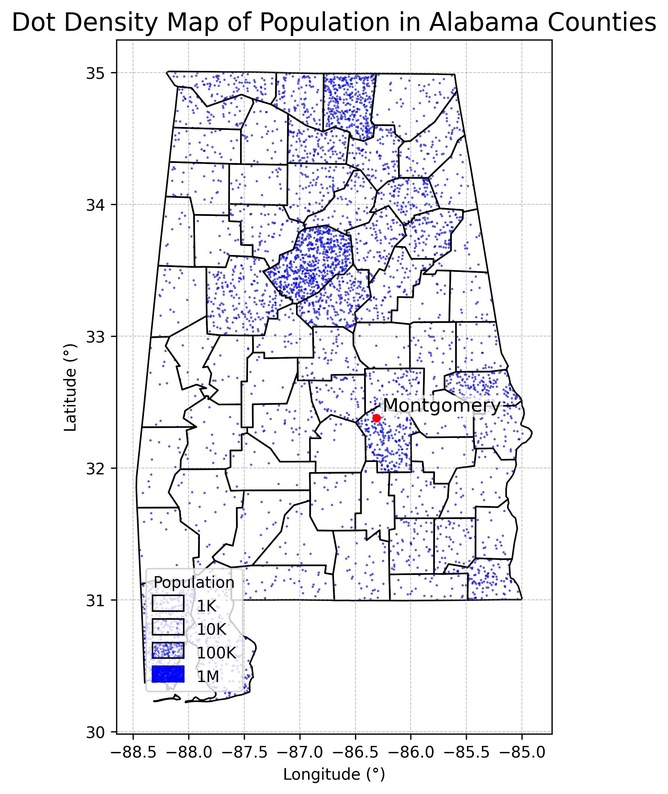
#> input picture image/Prompt 1.1/pop_batch_dot_01.jpeg, 668 x 794 px, shrunk from 1778 x 2114 before the run, found by its file name
$ jupyter execute --allow-errors 'Experiment_with_Gemini_Pro_API (revision).ipynb'   (shell and % lines are left out)
#> lines starting #> are read from the running program, lines starting #| are printed output that depends on the picture
The code below was revised from Google Vertex AI "Get started with Gemini (Python SDK)" Notebook.

----
Copyright 2024 Google LLC

Licensed under the Apache License, Version 2.0 (the "License");
you may not use this file except in compliance with the License.
You may obtain a copy of the License at

    https://www.apache.org/licenses/LICENSE-2.0

Unless required by applicable law or agreed to in writing, software
distributed under the License is distributed on an "AS IS" BASIS,
WITHOUT WARRANTIES OR CONDITIONS OF ANY KIND, either express or implied.
See the License for the specific language governing permissions and
limitations under the License.

### Install the Python SDK

The Python SDK for the Gemini API, is contained in the [`google-generativeai`](https://pypi.org/project/google-generativeai/) package. Install the dependency using pip:

### Import packages

Import the necessary packages.

[cell 1]
import pathlib
import textwrap

import google.generativeai as genai

from IPython.display import display
from IPython.display import Markdown


def to_markdown(text):
  text = text.replace('•', '  *')
  return Markdown(textwrap.indent(text, '> ', predicate=lambda _: True))

[cell 2]
# Used to securely store your API key
from google.colab import userdata

[cell 3]
# mount to Google Drive to save prompt outputs
from google.colab import drive
drive.mount('/content/drive')

### Setup your API key

Before you can use the Gemini API, you must first obtain an API key. If you don't already have one, create a key with one click in Google AI Studio.

<a class="button button-primary" href="https://makersuite.google.com/app/apikey" target="_blank" rel="noopener noreferrer">Get an API key</a>

[cell 4]
# Or use `os.getenv('GOOGLE_API_KEY')` to fetch an environment variable.
GOOGLE_API_KEY=userdata.get('GOOGLE_API_KEY')

genai.configure(api_key=GOOGLE_API_KEY)

## List models

Now you're ready to call the Gemini API. Use `list_models` to see the available Gemini models:

* `gemini-pro`: optimized for text-only prompts.
* `gemini-pro-vision`: optimized for text-and-images prompts.

[cell 5]
for m in genai.list_models():
  if 'generateContent' in m.supported_generation_methods:
    print(m.name)

Note: For detailed information about the available models, including their capabilities and rate limits, see [Gemini models](https://ai.google.dev/models/gemini). There are options for requesting [rate limit increases](https://ai.google.dev/docs/increase_quota). The rate limit for Gemini-Pro models is 60 requests per minute (RPM).

[cell 6]
import PIL.Image
model = genai.GenerativeModel('models/gemini-1.0-pro-vision-latest')
img = PIL.Image.open('/content/drive/MyDrive/GPT4-V_Map_reading/Prompt 1.1/pop_batch_dot_01.jpeg')
#> img is the input picture: PIL image 668x794 RGB; mean R, G, B 237.1, 237, 239.8
response = model.generate_content(["List all map elements included in the given map.", img], stream=True)
response.resolve()
print(to_markdown(response.text))
#> (the rest of this cell did not finish here and is left out)

[cell 7]
to_markdown(response.text)

[cell 8]
import os
from pathlib import Path
import time
import glob
model = genai.GenerativeModel('models/gemini-1.0-pro-vision-latest')

max_retries = 2

output_files = glob.glob("/content/drive/MyDrive/GPT4-V_Map_reading/output/*Gemini.txt")

for document in os.listdir("/content/drive/MyDrive/GPT4-V_Map_reading/Prompt 1.1/"):
  if not any(str(Path(document).stem) in file for file in output_files):
    retries = 0
    while retries < max_retries:
      try:
        img = PIL.Image.open('/content/drive/MyDrive/GPT4-V_Map_reading/Prompt 1.1/'+document)
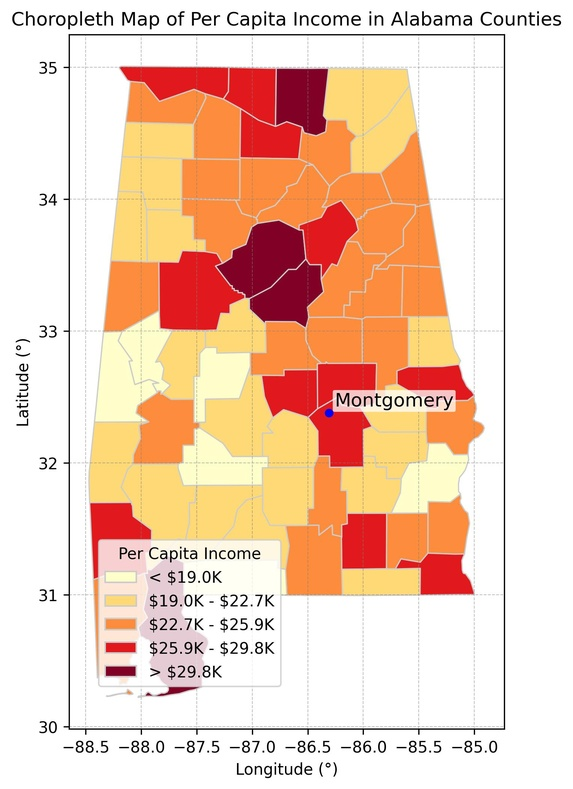
#> input picture image/Prompt 1.1/income_batch_gcmap_01.jpeg, 573 x 789 px, shrunk from 1526 x 2100 before the run, found by its file name
#> img is the input picture: PIL image 573x789 RGB; mean R, G, B 241.8, 207.6, 186.2
        response = model.generate_content(["List all map elements included in the given map.", img], stream=False)
        response.resolve()
        with open("/content/drive/MyDrive/GPT4-V_Map_reading/output/Prompt_1.1_"+str(Path(document).stem)+"_Gemini.txt", "w") as file:
          file.write(response.text)
        print(f"Processed: {document}")
        break  # Break out of the retry loop since processing was successful

      except Exception as e:
        retries += 1
        print(f"An error occurred while processing {document}: {e}")
        time.sleep(3)

      if retries >= max_retries:
                  print(f"Failed to process {document} after {max_retries} retries.")

    time.sleep(3)

[cell 9]
glob.glob("/content/drive/MyDrive/GPT4-V_Map_reading/output/Prompt_1.2_*Gemini.txt")

[cell 10]
import os
from pathlib import Path
import time
import glob
model = genai.GenerativeModel('models/gemini-1.0-pro-vision-latest')

max_retries = 2

output_files = []
#glob.glob("/content/drive/MyDrive/GPT4-V_Map_reading/output/Prompt_1.2_*Gemini.txt")

#> (the rest of this cell did not finish here and is left out)

[cell 11]
import os
from pathlib import Path
import time
import glob
import PIL.Image

model = genai.GenerativeModel('models/gemini-1.0-pro-vision-latest')

max_retries = 2

output_files = []
#glob.glob("/content/drive/MyDrive/GPT4-V_Map_reading/output/Prompt_1.2_*Gemini.txt")

#> (the rest of this cell did not finish here and is left out)

[cell 12]
import os
from pathlib import Path
import time
import glob
import PIL.Image

model = genai.GenerativeModel('models/gemini-1.0-pro-vision-latest')

max_retries = 2

output_files = []
#glob.glob("/content/drive/MyDrive/GPT4-V_Map_reading/output/Prompt_2.4_*Gemini.txt")

#> (the rest of this cell did not finish here and is left out)

[cell 13]
import os
from pathlib import Path
import time
import glob
import PIL.Image

model = genai.GenerativeModel('models/gemini-1.0-pro-vision-latest')

max_retries = 2

output_files = []
#glob.glob("/content/drive/MyDrive/GPT4-V_Map_reading/output/Prompt_2.4_*Gemini.txt")

if not any(str(Path(document).stem) in file for file in output_files):
  retries = 0
  while retries < max_retries:
    try:
      img = PIL.Image.open('/content/drive/MyDrive/GPT4-V_Map_reading/Map Reading/map_test_1.1.png')
      response = model.generate_content(["List all map elements included in the given map.", img], stream=False)
      response.resolve()
      with open("/content/drive/MyDrive/GPT4-V_Map_reading/Prompt_1.1_Gemini.txt", "w") as file:
        file.write(response.text)
      print(f"Processed: {document}")
      print(response.text)
      break  # Break out of the retry loop since processing was successful

    except Exception as e:
      retries += 1
#> retries = 1
      print(f"An error occurred while processing {document}: {e}")
      time.sleep(3)

    if retries >= max_retries:
                print(f"Failed to process {document} after {max_retries} retries.")

  time.sleep(3)

[cell 14]
import os
from pathlib import Path
import time
import glob
import PIL.Image

model = genai.GenerativeModel('models/gemini-1.0-pro-vision-latest')

max_retries = 2

output_files = []
#glob.glob("/content/drive/MyDrive/GPT4-V_Map_reading/output/Prompt_2.4_*Gemini.txt")

if not any(str(Path(document).stem) in file for file in output_files):
  retries = 0
  while retries < max_retries:
    try:
      img = PIL.Image.open('/content/drive/MyDrive/GPT4-V_Map_reading/Map Reading/CV11_Fig1_1.jpg')
      response = model.generate_content(["Vertical Axis and Horizontal Axis illustrates different types of map representation. List what types of thematic maps are in each quadrant of the figure attached.", img], stream=False)
      response.resolve()
      with open("/content/drive/MyDrive/GPT4-V_Map_reading/Prompt_1.2_Gemini.txt", "w") as file:
        file.write(response.text)
      print(f"Processed: {document}")
      print(response.text)
      break  # Break out of the retry loop since processing was successful

    except Exception as e:
      retries += 1
#> retries = 1
      print(f"An error occurred while processing {document}: {e}")
      time.sleep(3)

    if retries >= max_retries:
                print(f"Failed to process {document} after {max_retries} retries.")

  time.sleep(3)

[cell 15]
import PIL.Image
img = PIL.Image.open('fig03.png').convert('RGB')
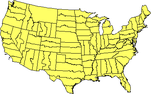
#> input picture image/fig03.png, 151 x 94 px, shrunk from 402 x 251 before the run, found by its file name
#> img is the input picture: PIL image 151x94 RGB; mean R, G, B 232.4, 232.4, 155.3
img
